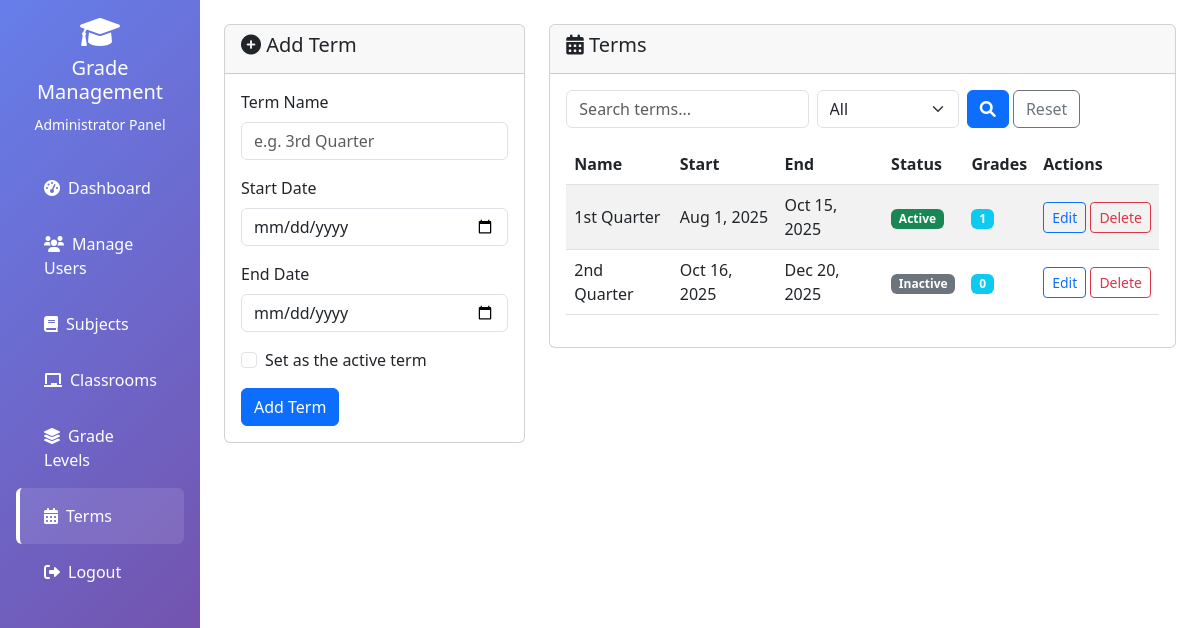
The page /terms.php (signed in) on the database its author committed.
### tables this page shows
CREATE TABLE `terms` (
  `id` int(11) NOT NULL AUTO_INCREMENT,
  `name` varchar(50) NOT NULL,
  `start_date` date NOT NULL,
  `end_date` date NOT NULL,
  `is_active` tinyint(1) NOT NULL DEFAULT 0,
  `created_at` timestamp NOT NULL DEFAULT current_timestamp(),
  PRIMARY KEY (`id`),
  UNIQUE KEY `name` (`name`)
);

### includes/functions.php (called while the page is built, shortened)
<?php
function e($value) {
    return htmlspecialchars((string)$value, ENT_QUOTES, 'UTF-8');
}
function getVal($key) {
    return isset($_GET[$key]) ? trim($_GET[$key]) : '';
}
?>

### terms.php (the view, shortened to what this page needs)
<?php
include 'includes/conn.php';
include 'includes/functions.php';
include 'includes/layout.php';
$edit = null;
$v = $edit ?: ['id' => '', 'name' => '', 'start_date' => '', 'end_date' => '', 'is_active' => 0];
$q = getVal('q');
$where = ["t.name LIKE ?"];
$params = ['%' . $q . '%'];
$list = $pdo->prepare("
    SELECT t.*, (SELECT COUNT(*) FROM grades g WHERE g.term_id = t.id) AS grade_count
    FROM terms t
    WHERE " . implode(' AND ', $where) . "
    ORDER BY t.start_date
");
$list->execute($params);
$terms = $list->fetchAll();
?>
<div class="row">
    <div class="col-md-4">
        <div class="card">
            <div class="card-header"><h5><i class="fas fa-<?php echo $edit ? 'pen' : 'plus-circle'; ?>"></i> <?php echo $edit ? 'Edit Term' : 'Add Term'; ?></h5></div>
            <div class="card-body">
                <form method="POST">
                    <div class="mb-3">
                        <label class="form-label">Term Name</label>
                        <input type="text" class="form-control" name="name" maxlength="50" value="<?php echo e($v['name']); ?>" placeholder="e.g. 3rd Quarter" required>
                    </div>
                    <div class="mb-3">
                        <label class="form-label">Start Date</label>
                        <input type="date" class="form-control" name="start_date" value="<?php echo e($v['start_date']); ?>" required>
                    </div>
                    <div class="mb-3">
                        <label class="form-label">End Date</label>
                        <input type="date" class="form-control" name="end_date" value="<?php echo e($v['end_date']); ?>" required>
                    </div>
                    <div class="form-check mb-3">
                        <input class="form-check-input" type="checkbox" name="is_active" id="is_active" <?php echo $v['is_active'] ? 'checked' : ''; ?>>
                        <label class="form-check-label" for="is_active">Set as the active term</label>
                    </div>
                    <?php if ($edit): ?>
                        <button type="submit" name="update_term" class="btn btn-primary">Update</button>
                        <a href="terms.php" class="btn btn-secondary">Cancel</a>
                    <?php else: ?>
                        <button type="submit" name="add_term" class="btn btn-primary">Add Term</button>
                    <?php endif; ?>
                </form>
            </div>
        </div>
    </div>
    <div class="col-md-8">
        <div class="card">
            <div class="card-header"><h5><i class="fas fa-calendar-alt"></i> Terms</h5></div>
            <div class="card-body">
                <form method="GET" class="row g-2 mb-3">
                    <div class="col-5"><input type="text" class="form-control" name="q" placeholder="Search terms..." value="<?php echo e($q); ?>"></div>
                    <div class="col-3">
                        <select class="form-select" name="status">
                            <option value="">All</option>
                        </select>
                    </div>
                    <div class="col-4">
                        <button class="btn btn-primary" type="submit"><i class="fas fa-search"></i></button>
                        <a href="terms.php" class="btn btn-outline-secondary">Reset</a>
                    </div>
                </form>
                <div class="table-responsive">
                    <table class="table table-striped align-middle">
                        <thead><tr><th>Name</th><th>Start</th><th>End</th><th>Status</th><th>Grades</th><th>Actions</th></tr></thead>
                        <tbody>
                        <?php foreach ($terms as $t): ?>
                            <tr>
                                <td><?php echo e($t['name']); ?></td>
                                <td><?php echo e(date('M j, Y', strtotime($t['start_date']))); ?></td>
                                <td><?php echo e(date('M j, Y', strtotime($t['end_date']))); ?></td>
                                <td><span class="badge bg-<?php echo $t['is_active'] ? 'success' : 'secondary'; ?>"><?php echo $t['is_active'] ? 'Active' : 'Inactive'; ?></span></td>
                                <td><span class="badge bg-info"><?php echo e($t['grade_count']); ?></span></td>
                                <td class="text-nowrap">
                                    <a href="?edit=<?php echo e($t['id']); ?>" class="btn btn-sm btn-outline-primary">Edit</a>
                                    <form method="POST" class="d-inline" onsubmit="return confirm('Are you sure you want to delete this term?')">
                                        <button type="submit" name="delete_term" class="btn btn-sm btn-outline-danger">Delete</button>
                                    </form>
                                </td>
                            </tr>
                        <?php endforeach; ?>
                        </tbody>
                    </table>
                </div>
            </div>
        </div>
    </div>
</div>

### rows shown on the page
terms: name "1st Quarter", start_date "Aug 1, 2025", end_date "Oct 15, 2025", is_active "Active", grade_count "1"
terms: name "2nd Quarter", start_date "Oct 16, 2025", end_date "Dec 20, 2025", is_active "Inactive", grade_count "0"

### other values the page prints
$heading "Grade Management"
$sub "Administrator Panel"
$it[3] "Dashboard"
$it[3] "Manage Users"
$it[3] "Subjects"
$it[3] "Classrooms"
$it[3] "Grade Levels"
$it[3] "Terms"
